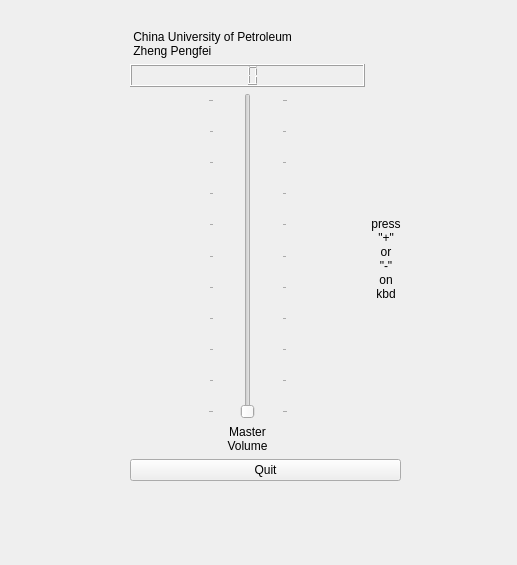
<?xml version="1.0" encoding="UTF-8"?>
<ui version="4.0">
 <class>MixerBase</class>
 <widget class="QWidget" name="MixerBase">
  <property name="geometry">
   <rect>
    <x>0</x>
    <y>0</y>
    <width>517</width>
    <height>565</height>
   </rect>
  </property>
  <property name="windowTitle">
   <string>Set Volume</string>
  </property>
  <widget class="QWidget" name="">
   <property name="geometry">
    <rect>
     <x>130</x>
     <y>30</y>
     <width>271</width>
     <height>451</height>
    </rect>
   </property>
   <layout class="QVBoxLayout" name="verticalLayout_3">
    <item>
     <widget class="QLabel" name="label_author">
      <property name="text">
       <string> China University of Petroleum
 Zheng Pengfei</string>
      </property>
     </widget>
    </item>
    <item>
     <layout class="QHBoxLayout" name="horizontalLayout_2">
      <item>
       <layout class="QVBoxLayout" name="verticalLayout">
        <item>
         <widget class="QLCDNumber" name="lcdNumber_master">
          <property name="minimumSize">
           <size>
            <width>80</width>
            <height>0</height>
           </size>
          </property>
          <property name="numDigits">
           <number>2</number>
          </property>
          <property name="segmentStyle">
           <enum>QLCDNumber::Outline</enum>
          </property>
         </widget>
        </item>
        <item>
         <layout class="QHBoxLayout" name="horizontalLayout">
          <item>
           <spacer name="horizontalSpacer_2">
            <property name="orientation">
             <enum>Qt::Horizontal</enum>
            </property>
            <property name="sizeHint" stdset="0">
             <size>
              <width>28</width>
              <height>20</height>
             </size>
            </property>
           </spacer>
          </item>
          <item>
           <widget class="QSlider" name="verticalSlider_master">
            <property name="minimumSize">
             <size>
              <width>80</width>
              <height>0</height>
             </size>
            </property>
            <property name="layoutDirection">
             <enum>Qt::LeftToRight</enum>
            </property>
            <property name="autoFillBackground">
             <bool>true</bool>
            </property>
            <property name="maximum">
             <number>10</number>
            </property>
            <property name="orientation">
             <enum>Qt::Vertical</enum>
            </property>
            <property name="tickPosition">
             <enum>QSlider::TicksBothSides</enum>
            </property>
           </widget>
          </item>
          <item>
           <spacer name="horizontalSpacer">
            <property name="orientation">
             <enum>Qt::Horizontal</enum>
            </property>
            <property name="sizeHint" stdset="0">
             <size>
              <width>28</width>
              <height>20</height>
             </size>
            </property>
           </spacer>
          </item>
         </layout>
        </item>
        <item>
         <widget class="QLabel" name="label_master">
          <property name="minimumSize">
           <size>
            <width>80</width>
            <height>0</height>
           </size>
          </property>
          <property name="text">
           <string>Master
Volume</string>
          </property>
          <property name="alignment">
           <set>Qt::AlignCenter</set>
          </property>
         </widget>
        </item>
       </layout>
      </item>
      <item>
       <layout class="QVBoxLayout" name="verticalLayout_2">
        <item>
         <spacer name="verticalSpacer">
          <property name="orientation">
           <enum>Qt::Vertical</enum>
          </property>
          <property name="sizeHint" stdset="0">
           <size>
            <width>20</width>
            <height>40</height>
           </size>
          </property>
         </spacer>
        </item>
        <item>
         <widget class="QLabel" name="label_promt">
          <property name="text">
           <string>press 
&quot;+&quot;
or 
&quot;-&quot;
on
kbd</string>
          </property>
          <property name="alignment">
           <set>Qt::AlignCenter</set>
          </property>
         </widget>
        </item>
        <item>
         <spacer name="verticalSpacer_2">
          <property name="orientation">
           <enum>Qt::Vertical</enum>
          </property>
          <property name="sizeHint" stdset="0">
           <size>
            <width>20</width>
            <height>40</height>
           </size>
          </property>
         </spacer>
        </item>
       </layout>
      </item>
     </layout>
    </item>
    <item>
     <widget class="QPushButton" name="QuitButton">
      <property name="text">
       <string>Quit</string>
      </property>
     </widget>
    </item>
   </layout>
  </widget>
 </widget>
 <resources/>
 <connections>
  <connection>
   <sender>verticalSlider_master</sender>
   <signal>valueChanged(int)</signal>
   <receiver>lcdNumber_master</receiver>
   <slot>display(int)</slot>
   <hints>
    <hint type="sourcelabel">
     <x>23</x>
     <y>180</y>
    </hint>
    <hint type="destinationlabel">
     <x>43</x>
     <y>387</y>
    </hint>
   </hints>
  </connection>
 </connections>
</ui>
